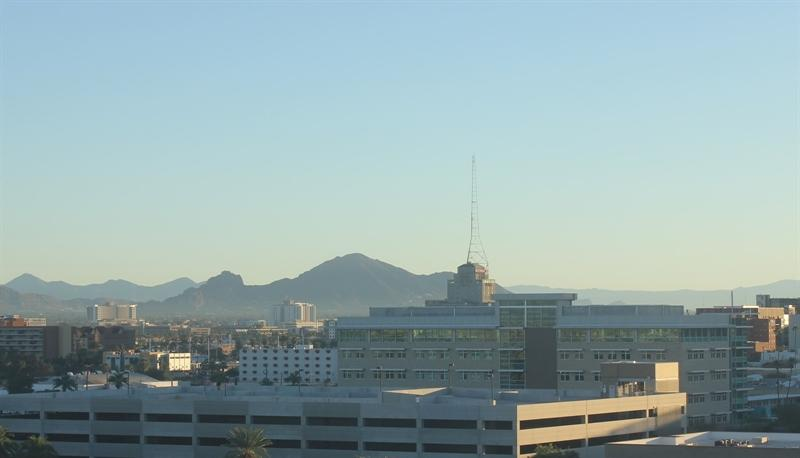
#> input picture Day-7/day_night_images/training/day/20151101_142050.jpg, 800 x 458 px; its folder holds only this picture in this run
$ jupyter execute --allow-errors 'Day Night Image Classification project.ipynb'   (shell and % lines are left out)
#> lines starting #> are read from the running program, lines starting #| are printed output that depends on the picture
### Day-7/helpers.py
# Helper functions

import os
import glob # library for loading images from a directory
import matplotlib.image as mpimg
import cv2

# Author : Cezanne Camacho

# This function loads in images and their labels and places them in a list
# The list contains all images and their associated labels
# For example, after data is loaded, im_list[0][:] will be the first image-label pair in the list
def load_dataset(image_dir):

    # Populate this empty image list
#> called with image_dir = 'day_night_images/training/'
    im_list = []
    image_types = ["day", "night"]

    # Iterate through each color folder
    for im_type in image_types:

        # Iterate through each image file in each image_type folder
        # glob reads in any image with the extension "image_dir/im_type/*"
        for file in glob.glob(os.path.join(image_dir, im_type, "*")):

            # Read in the image
            im = mpimg.imread(file)
#> im is the input picture: shape (458, 800, 3); mean R, G, B 147.2, 168.7, 170.2

            # Check if the image exists/if it's been correctly read-in
            if not im is None:
                # Append the image, and it's type (red, green, yellow) to the image list
                im_list.append((im, im_type))

    return im_list

### Day-7/Day Night Image Classification project.ipynb
### Load the necessary packages

[cell 1]
import numpy as np
import matplotlib.pyplot as plt   #For Visualizations
import cv2
import helpers
import random

### Setting up Data directories

[cell 2]
## Image dataset directories
image_dir_training = 'day_night_images/training/'
image_dir_test = 'day_night_images/test/'

### Load our training dataset

[cell 3]
IMAGE_LIST = helpers.load_dataset(image_dir_training)
#> IMAGE_LIST = 2 items

> This list contains the images and their label ("Day" or "Night").SO,  the **first image-label** in IMAGE_LIST can be **accessed by index**:                                      `IMAGE_LIST[0][:]`

### Let's visualize our data

[cell 4]
# Select an image and its label by list index

image_index = 0

selected_image = IMAGE_LIST[image_index][0]
selected_label = IMAGE_LIST[image_index][1]
#> selected_label = 'day'

print("SHAPE :",selected_image.shape,"\nLABEL:", selected_label)
#| SHAPE : (458, 800, 3)
#| LABEL: day

### Pre-processing the data

[cell 5]
## Standardize the input images to equal size
def standardize_output(image):
    return cv2.resize(image,(1100,600))

[cell 6]
## Encode the images, by assigning 0/1 to night/day
def encode(label):
    if label=='night':
        return 0
    return 1

[cell 7]
## Generate a standardized list of images
# Input : image-label pairs
# Output: list of **standardized** images which are of same size and have numerical labels attached
def standardize(image_list):
    output = []
    for i in image_list:
        image , label = i[0], i[1]
        output.append((standardize_output(image), encode(label)))
#> this loop made 2 passes
#> label on passes 1 to 2: 'day', 'night'
#> after the loop, output = 2 items
    return output

[cell 8]
## Standardize images by invoking the above functions on real data
STANDARDIZED_LIST = standardize(IMAGE_LIST)
#> STANDARDIZED_LIST = 2 items

### Visualize the Standardized_Data

[cell 9]
f, (ax1, ax2) = plt.subplots(1, 2, figsize=(16,8))

ax1.imshow(STANDARDIZED_LIST[1][0])
ax1.set_title(STANDARDIZED_LIST[1][1])

#> (the rest of this cell did not finish here and is left out)

[cell 10]
def explore(imageindex):
#> called with imageindex = 0
    test_img, test_label = STANDARDIZED_LIST[imageindex][0], STANDARDIZED_LIST[imageindex][1]
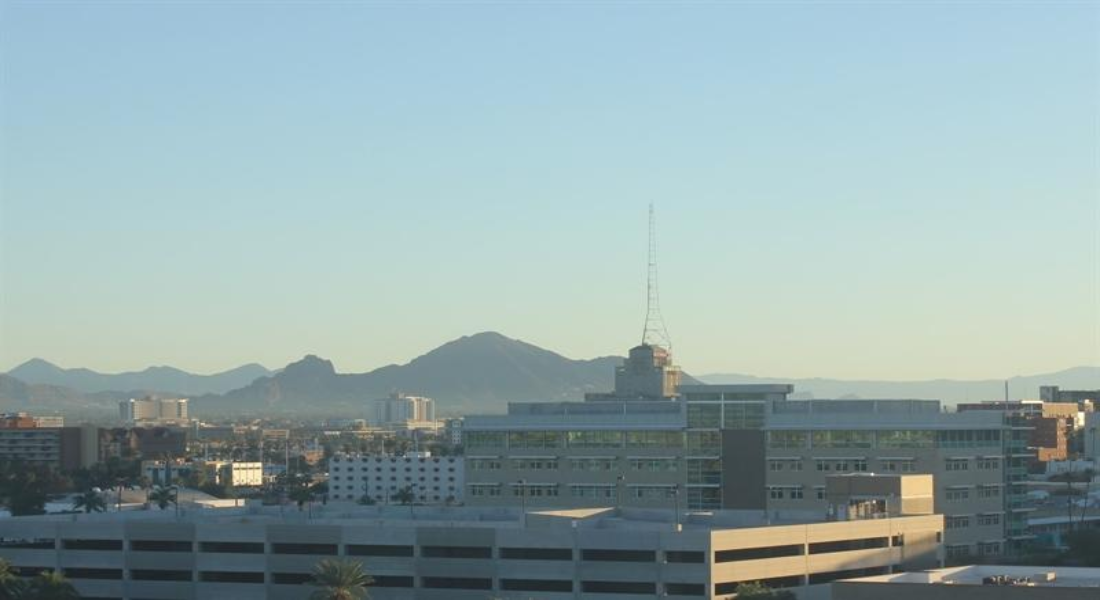
#> test_img: shape (600, 1100, 3); mean of channels 0, 1, 2 147.1, 168.7, 170.1; drawn as R, G, B
#> test_label = 1
    hsv_img = cv2.cvtColor(test_img,cv2.COLOR_RGB2HSV)
#> hsv_img: shape (600, 1100, 3); mean H, S, V 85, 46.2, 175.1
    f, (ax1, ax2, ax3, ax4) = plt.subplots(1, 4, figsize=(20,10))
    ax1.imshow(test_img)
    ax1.set_title('Original')
    ax2.imshow(hsv_img[:,:,0],cmap='gray')
    ax2.set_title('H')
    ax3.imshow(hsv_img[:,:,1],cmap='gray')
    ax3.set_title('S')
    ax4.imshow(hsv_img[:,:,2],cmap='gray')
    ax4.set_title('V')

[cell 11]
explore(0)
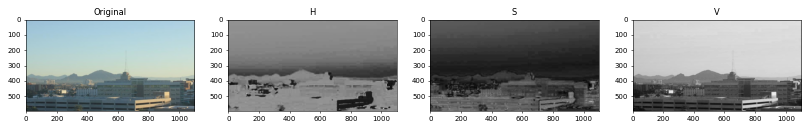
#> figure drawn by matplotlib, 4 panels

[cell 12]
explore(1)
#> call 2 of explore, with imageindex = 1
#> in explore (call 2), `test_img, test_label = STANDARDIZED_LIST[imageindex][0], STANDARDIZED_..`:
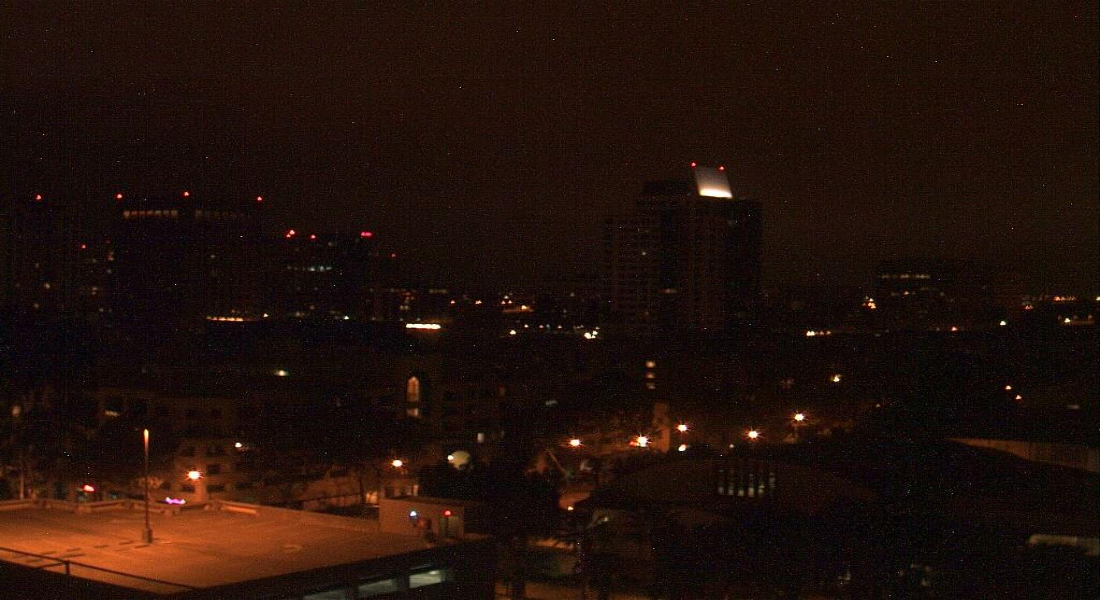
#> test_img: shape (600, 1100, 3); mean of channels 0, 1, 2 33.7, 16.6, 10.3; drawn as R, G, B
#> in explore (call 2), `test_img, test_label = STANDARDIZED_LIST[imageindex][0], STANDARDIZED_..`: test_label = 0
#> in explore (call 2), `hsv_img = cv2.cvtColor(test_img,cv2.COLOR_RGB2HSV)`: hsv_img: shape (600, 1100, 3); mean H, S, V 25, 175.4, 33.8
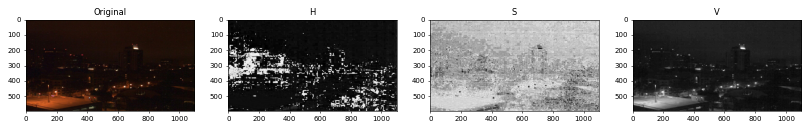
#> figure drawn by matplotlib, 4 panels

#> (a cell that did not finish here is left out)


#> (a cell that did not finish here is left out)


#> (a cell that did not finish here is left out)

### Feature Extraction

>Measurable component of the image that helps the classifier distinguish it from other images.

[cell 16]
## Calculate average brightness of an image
def avg_brightness(image):
        ##-- convert RGB to HSV --##
    hsv_image = cv2.cvtColor(image, cv2.COLOR_RGB2HSV)
    sum_value_channel = np.sum(hsv_image[:,:,2])
    img_area = 600*1100
    return sum_value_channel/img_area

### Classification

[cell 17]
def classify(image):
    avg = avg_brightness(image)
    predicted_label = 0              #default
    threshold = 99.2
    if(avg > threshold):
        predicted_label=1
    return predicted_label

### Testing

[cell 18]
TEST_IMAGE_LIST = helpers.load_dataset(image_dir_test)
#> TEST_IMAGE_LIST = 2 items
STANDARDIZED_TEST_LIST = standardize(TEST_IMAGE_LIST)
#> the loop in standardize (call 2), `for i in image_list:` made 2 passes
#> STANDARDIZED_TEST_LIST = 2 items
random.shuffle(STANDARDIZED_TEST_LIST)

[cell 19]
def misclassified_images(test_images):
    misclass=[]
    for i in test_images:
        img,true_label=i[0],i[1]
        predicted_label=classify(img)
        if(predicted_label!=true_label):
            misclass.append((img,predicted_label))
    return misclass

### Accuracy

[cell 20]
total = len(STANDARDIZED_TEST_LIST)
#> total = 2
wrong = len(misclassified_images(STANDARDIZED_TEST_LIST))
#> the loop in misclassified_images, `for i in test_images:` made 2 passes
#> (true_label, avg in classify, predicted_label, threshold in classify) on passes 1 to 2: (1, 175.1, 1, 99.2), (0, 33.76, 0, 99.2)
#> after the loop in misclassified_images, `for i in test_images:`: misclass = []
#> wrong = 0
correct = total - wrong
#> correct = 2
print("ACCURACY = ", correct/total)
#| ACCURACY =  1.0
print("NUMBER OF MISCLASSIFIED IMAGES = ",wrong)
#| NUMBER OF MISCLASSIFIED IMAGES =  0
print("TOTAL IMAGES = ",total)
#| TOTAL IMAGES =  2

### Exploring Misclassified Images

[cell 21]
f, (ax1, ax2, ax3, ax4) = plt.subplots(1, 4, figsize=(20,10))
MISCLASSIFIED = misclassified_images(STANDARDIZED_TEST_LIST)
#> the loop in misclassified_images (call 2), `for i in test_images:` made 2 passes
#> MISCLASSIFIED = []
#> (the rest of this cell did not finish here and is left out)
